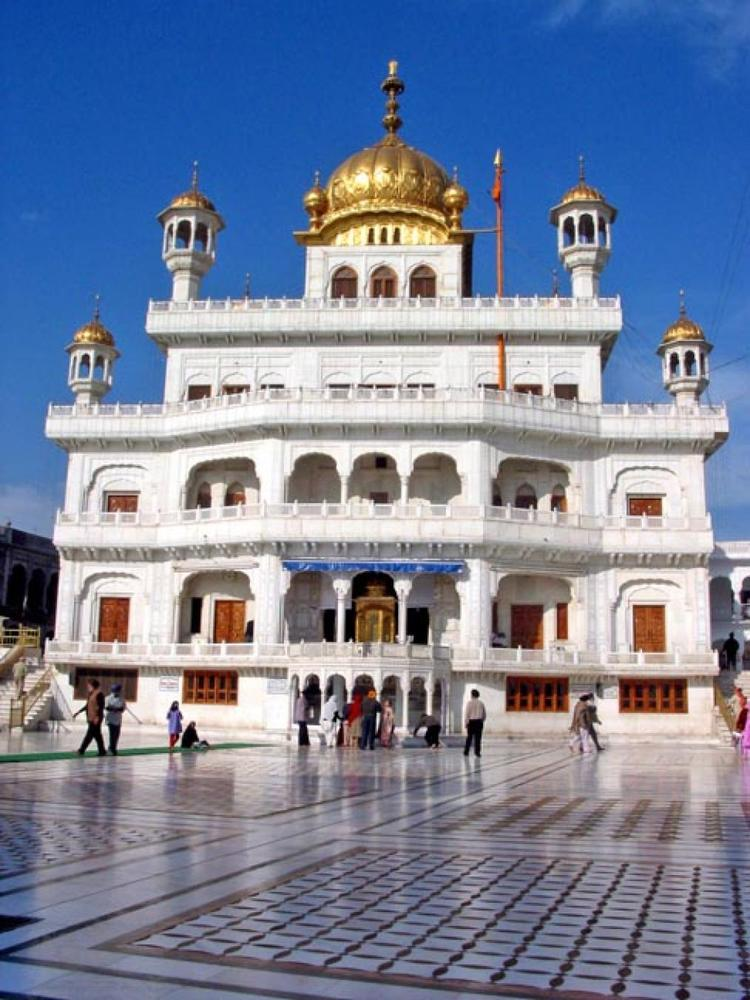
#> input picture buildings-data/swarm/akal_takht/5AkalTakht.jpg, 750 x 1000 px; its folder holds only this picture in this run
$ python -i magento.py   (imports and definitions only)   (Python 2 division)   (older library calls are emulated)
#> lines starting #> are read from the running program, lines starting #| are printed output that depends on the picture
import os
from multiprocessing import Pool
from scipy.spatial.distance import euclidean, cdist

import gc
import scipy as sp
import cv2

import numpy as np
import random
from matplotlib import pyplot as plt
from multiprocessing import cpu_count
from sklearn.neighbors import KNeighborsClassifier
import scipy.ndimage.filters as filters
import scipy.ndimage.morphology as morphology

from os import walk
from os.path import join, basename
from scipy import ndimage

LOG_LEVEL = 4
CPU_COUNT = 8
SHOW_DETECTIONS = False
DATA_PATH = None
USE_CACHE = True

SWARM = 'swarm'
CACHE = 'cache'

SUPPORTED_IMAGE_FORMATS = ['.jpg', '.jpeg', '.png', '.gif', '.JPG']


# [8 lines left out: function detect_local_minima, not called in this run]


def _get_left(scan_line, x, w):
    return np.flipud(scan_line[:, x - w:x]).astype(float)


def _get_right(scan_line, x, w):
    return scan_line[:, x:x + w].astype(float)


def _print_sth(label, strng):
    print "[" + label + "]" + (' ' * (8 - len(label))) + "| " + str(strng)


def print_err(str):
    if LOG_LEVEL >= 1:
        _print_sth("ERR", str)


def print_warn(str):
    if LOG_LEVEL >= 2:
        _print_sth("WARNING", str)


def print_info(str):
    if LOG_LEVEL >= 3:
        _print_sth("INFO", str)


def print_verbose(str):
    if LOG_LEVEL >= 4:
        _print_sth("VERBOSE", str)


def print_result(str):
    if LOG_LEVEL >= 0:
        _print_sth("RESULT", str)


METHODS = ['mode', 'mode50', 'sum', 'mode2times']


# [63 lines left out: function predict, not called in this run]


class MagentoClassifier(object):
    N_NEIGHBORS = 2 # was 10
    KNN_WEIGHTS = 'distance'

    # [167 lines left out: functions test_on_dataset, _test_train_split_buildings, __init__, fit, predict, score and 1 more, not called in this run]


class Feature(object):
    WIDTH = 8  # actual width -> 2*WIDTH
    HEIGHT = 4  # actual height -> 2*HEIGHT + 1

    # [65 lines left out: functions __init__, get_descriptor, _calculate_descriptor, get_pyramid_level, get_image, draw_me, not called in this run]
        # cv2.circle(image, (self._x, self._y), 1, (0, 0, 255), thickness=2)

    def show(self, title=""):
        pass
        # # img = self.get_pyramid_level().get_data().copy()
        # # self.draw_me(img)
        # # cv2.imshow(title if title is not "" else self.__repr__(), img)
        # # cv2.waitKey()
        # matrix = self.get_pyramid_level().get_data()
        # scan_lines = matrix[self._y - Feature.HEIGHT: self._y + Feature.HEIGHT + 1, :]
        #
        # area = scan_lines[:, self._x -Feature.WIDTH:self._x + Feature.WIDTH]
        #
        # left = area[:, :area.shape[1] / 2]
        # right = area[:, area.shape[1] / 2:]
        #
        # right = np.fliplr(right)
        #
        # aaaaaa = (left / 2 + right / 2)
        #
        #     # cv2.imshow("sl",cv2.resize(scan_lines[:,x-w:x+w],dsize=(0,0),fx=10,fy=10,interpolation=cv2.INTER_NEAREST))
        #     # k = cv2.waitKey(0)
        #     # if k == 27:         # wait for ESC key to exit
        #     #     cv2.destroyAllWindows()
        #     #     exit(0)
        #
        #
        # avg = np.average(area)
        #     # print avg
        #     # avg = np.tile(avg, (area.shape[1], 1)).T
        #     # print avg
        #
        #
        #
        # area2 = (np.bitwise_not(area > avg)).astype(np.uint8) * 255
        #
        # resize = lambda img: cv2.resize(img, dsize=(0, 0), fx=10, fy=10, interpolation=cv2.INTER_NEAREST)
        #
        # descriptor = self.get_descriptor()
        # desc = np.reshape(descriptor, (area.shape[0], len(descriptor) / area.shape[0]))
        # desc = (desc - desc.min()) / (desc.min() - desc.max()) * 255
        # desc = desc.astype(np.uint8)
        #
        # area = cv2.cvtColor(area, cv2.COLOR_GRAY2BGR)
        # area2 = cv2.cvtColor(area2, cv2.COLOR_GRAY2BGR)
        # desc = cv2.cvtColor(desc.astype(np.uint8) * 255, cv2.COLOR_GRAY2BGR)
        # padding = np.zeros((area.shape[0], 5, 3))
        # padding[:] = (0, 0, 255)
        #
        # large_image = np.hstack((padding, area2, padding, desc))
        #
        # large_image[:area.shape[0], :area.shape[1], :] = area
        #
        # cv2.imshow(title, resize(area))
        # cv2.imshow(title + "-aaaaa", resize(aaaaaa))
        # cv2.imshow(title + "-binary", resize(large_image))
        #     # cv2.imshow(title +"-descriptor", resize(desc))
        #     # k = cv2.waitKey(0)
        #     # if k == 27:         # wait for ESC key to exit
        #     #     cv2.destroyAllWindows()
        #     #     exit(0)

    def __repr__(self):
        return "{xyw=(" + str(self._x) + "," + str(self._y) + "," + str(self._w) + "), score=" + str(
                self._score) + ", locality=" + str(self._locality) + "}"

    def get_global_xy_w(self):
        scale = self.get_pyramid_level().get_scale()
        return np.array([int(round(self._x / scale)), int(round(self._y / scale))]), int(round(Feature.WIDTH / scale))


class PyramidLevel(object):
    # [12 lines left out: function __init__, not called in this run]

    def get_parent_image(self):
        return self._image

    # [54 lines left out: functions get_data, _generate_data, not called in this run]
        # [11 lines of commented-out code are left out]

    def get_scale(self):
        return self._scale

    # [162 lines left out: functions get_features, _extract_features, show_features, get_image, not called in this run]


class Image(object):
    DEFAULT_WIDTH = 640
    DEFAULT_HEIGHT = 480
    PYRAMID_RATIO = np.sqrt(2)
    PYRAMID_LIMIT = 10


    def __init__(self, image_path):
        self._image_path = image_path
        self._image_gray = None
        self._image_rgb = None
        self._image_processed = None
        self._building = None  # type: Building

        self._all_features = None  # type: list[Feature]

    def __repr__(self):
        return (str(self._building.get_name()) if self._building is not None else "unknown_class") + " - " + str(
                basename(self._image_path))

    def get_gray(self):
        """

        :rtype: np.ndarray
        """
        if self._image_gray is None:
            self._lazy_load()
        return self._image_gray

    # [8 lines left out: function get_rgb, not called in this run]

    def _lazy_load(self):
        image = self._letterbox_image(cv2.imread(self._image_path))

        if len(image.shape) != 3:
            raise Exception('Image ' + self._image_path + ' is not RGB')

        self._image_rgb = image
        self._image_gray = cv2.cvtColor(image, cv2.COLOR_BGR2GRAY)

    @staticmethod
    def _letterbox_image(image):
        factor = 1
#> factor = 1
        if image.shape[0] > Image.DEFAULT_HEIGHT:
            factor = Image.DEFAULT_HEIGHT / float(image.shape[0])
#> factor = 0.48
        if image.shape[1] > Image.DEFAULT_WIDTH:
            f2 = Image.DEFAULT_WIDTH / float(image.shape[1])
#> f2 = 0.853
            factor = f2 if f2 < factor else factor
        image = cv2.resize(image, (0, 0), fx=factor, fy=factor, interpolation=cv2.INTER_CUBIC) if factor < 1 else image
        return image

    # [13 lines left out: functions set_building, get_building, not called in this run]

    def get_processed(self):
        """

        :rtype: np.ndarray
        """
        if self._image_processed is None:
            self._image_processed = cv2.GaussianBlur(self.get_gray(), sigmaX=0, ksize=(3, 3))
#> in _lazy_load, `self._image_gray = cv2.cvtColor(image, cv2.COLOR_BGR2GRAY)`:
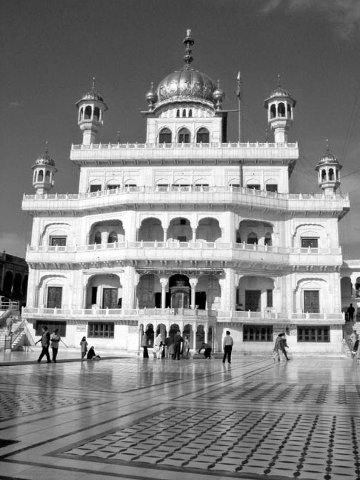
#> self._image_gray: shape (480, 360); min 0, max 255, mean 130
        return self._image_processed

    def show(self, title=""):
        cv2.imshow(title if title is not "" else self._image_path, self.get_rgb())
        cv2.waitKey()

    def get_all_features(self):
        pass


class PyramidImage(Image):
    PYRAMID_RATIO = np.sqrt(2)
    PYRAMID_LIMIT = 10

    def __init__(self, image_path):
        super(PyramidImage, self).__init__(image_path)
        self._pyramid = None

    # [46 lines left out: functions get_all_features, get_pyramid, _init_pyramid, pyr_down, not called in this run]
        # int(image.shape[0] / PyramideImage.PYRAMID_RATIO), int(image.shape[1] / PyramidImage.PYRAMID_RATIO)))


class PyramidFaceImage(PyramidImage):
    def __init__(self, image_path, cascade_path):
        super(PyramidFaceImage, self).__init__(image_path)
        self.cascade_path = cascade_path

    # [17 lines left out: function _lazy_load, not called in this run]


class ORBImage(Image):
    def __init__(self, image_path):
        super(ORBImage,self).__init__(image_path)
        self._descriptor = cv2.ORB_create()

        #CV SHIT kojeg nemrem ovroti

    # [12 lines left out: function get_all_features, not called in this run]

class OpenImage(Image):
    def __init__(self, image_path,clasifier):
        super(OpenImage,self).__init__(image_path)
        self._descriptor = clasifier

        #CV SHIT kojeg nemrem ovroti

    # [12 lines left out: function get_all_features, not called in this run]
class Building(object):
    # [13 lines left out: function __init__, not called in this run]

    def __hash__(self):
        return self.get_identifier()

    def __repr__(self):
        return self.get_name()

    # [43 lines left out: functions get_name, get_images, get_test_train_images, get_identifier, not called in this run]


class ImageLoader(object):
    @staticmethod
    def is_image_file(path):
        return any([path.endswith(ext) for ext in SUPPORTED_IMAGE_FORMATS])


    # [13 lines left out: function __init__, not called in this run]

    def get_image_files(self):
        return self._image_files

    #Promijenit PyramidImage u neki drugi subclass od Imagea
    # [13 lines left out: function get_buildings, not called in this run]

>>> result = Image('../../buildings-data/swarm/akal_takht/5AkalTakht.jpg').get_processed()
